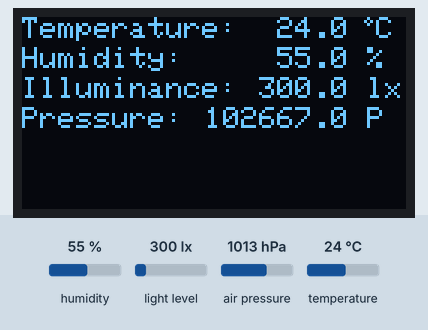
Simulated run of this sketch. Board: ESP8266 (NodeMCU). Shown: 128×64 one-colour display. Inputs (shaded band) come from the test bench; at power-on: humidity 55 %, light level 300 lx, air pressure 1013 hPa, temperature 24 °C. What the sketch prints to the serial monitor is not drawn.

Above: at 3.2 s.
3.3 s: humidity set to 22 %
At 8.5 s:
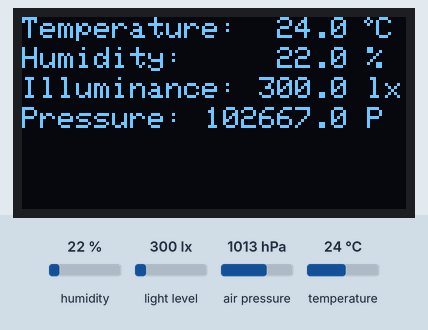
8.9 s: light level set to 40 lx
At 12.9 s:
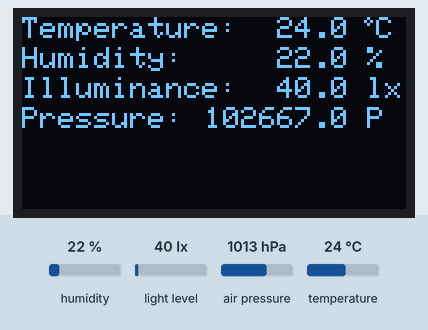
14.5 s: air pressure set to 952 hPa
At 18.6 s:
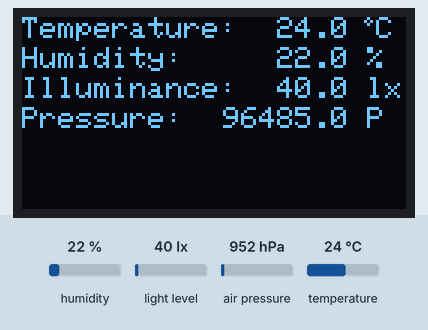
20.1 s: temperature set to 12 °C
At 23.0 s:
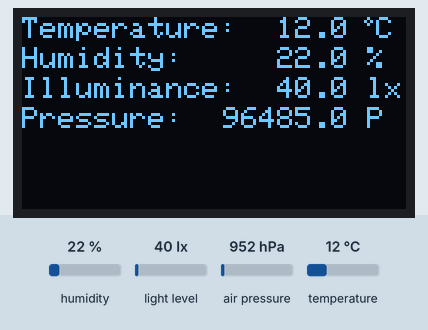
25.7 s: humidity set to 40 %
At 28.6 s:
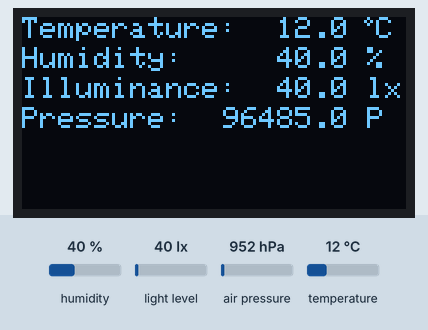
31.3 s: light level set to 500 lx
At 33.0 s:
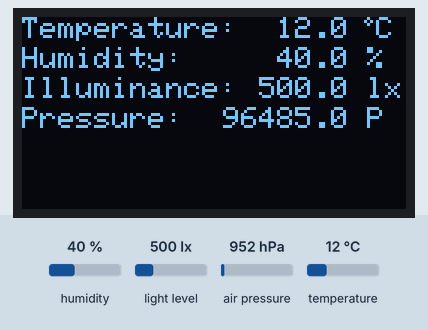
Timing chart, 0 to 34.5 s (numbered marks = the images above; inputs shaded):
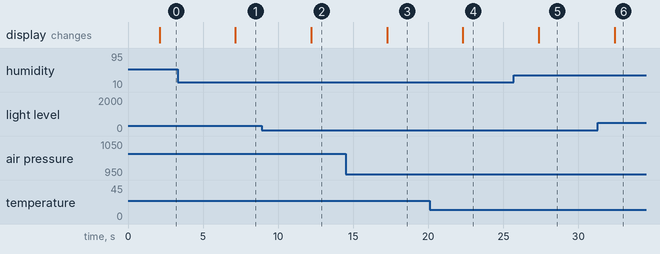

The sketch:

WSK-ThingSpeak.ino
```cpp
/*********
  Gabor Mate
  https://github.com/Mategm
*********/

#include <Wire.h>
#include <Adafruit_GFX.h>
#include <Adafruit_SSD1306.h>
#include <BH1750.h>
#include <DHT.h>
#include <Adafruit_BMP085.h>
#include <ESP8266WiFi.h>
#include <ThingSpeak.h>

BH1750 lightMeter;
Adafruit_BMP085 pressure;
double baseline; // For the pressure

#define ALTITUDE 113.0 // Altitude of Sarszentmiklos, Hungary, Central-Europe in meters

#define SCREEN_WIDTH 128 // OLED display width, in pixels
#define SCREEN_HEIGHT 64 // OLED display height, in pixels

// Declaration for an SSD1306 display connected to I2C (SDA, SCL pins) SDA = D2; SCL = D1
Adafruit_SSD1306 display(SCREEN_WIDTH, SCREEN_HEIGHT, &Wire, -1);

#define DHTPIN 14     // Digital pin connected to the DHT sensor as D5
#define DHTTYPE DHT11   // DHT 11
DHT dht(DHTPIN, DHTTYPE);

// WiFi
const char* ssid = "wifi_ssde";   // your network SSID (name)
const char* password = "wifi_password";   // your network password

WiFiClient  client;

unsigned long myChannelNumber = 1988823; //Thingspeak your channel number
const char * myWriteAPIKey = "VWQ1W41R7MWBG5MM"; // Thingspeak Your channel Write API key

// Timer variables
unsigned long lastTime = 0;
unsigned long timerDelay = 60000;

void setup(){
  Serial.begin(9600);
  if(!display.begin(SSD1306_SWITCHCAPVCC, 0x3C)) { // Its works for my 128x64 OLED 0,96" screen
    Serial.println(F("SSD1306 allocation failed"));
    for(;;);
  }
  display.clearDisplay();
  Wire.begin();
  dht.begin();
  WiFi.mode(WIFI_STA);
  ThingSpeak.begin(client);  // Initialize ThingSpeak

  lightMeter.begin();
  lightMeter.configure(BH1750::CONTINUOUS_HIGH_RES_MODE_2);

  display.setTextSize(1); //1-8; 1 is default, not needed
  display.setTextColor(WHITE); // Not relevant for one or two color OLED display but needed for the code
  display.setCursor(0,0); //0,0 to 120,57
  display.println("Weather Station by:");
  display.println("Mategm!");
  display.display();

  if (pressure.begin()){
    Serial.println("BMP180 init success");
    }
  else{
    Serial.println("BMP180 init fail\n\n");
    delay(5000);
    while(1); // Pause forever.
  }
  delay(2000);
  display.clearDisplay();
}
void loop() {
  char status;
  double T,P,p0,a;
  float h = dht.readHumidity();
  float t = dht.readTemperature(); // Read temperature as Fahrenheit (isFahrenheit = true; default C as false)
  while (t < 0 or t == 'nan') {
    delay(500);
  }
  float l = lightMeter.readLightLevel();

  // pressure
  p0 = pressure.readSealevelPressure(ALTITUDE);
/***
  status = pressure.startTemperature();
  delay(status);
  if (status != 0) {
    delay(status); // Wait for the measurement to complete:
    status = pressure.getTemperature(T);
    if (status != 0) {
      status = pressure.startPressure(3);
      if (status != 0) {
        delay(status);
        status = pressure.getPressure(P,T);
        if (status != 0) {
          p0 = pressure.sealevel(P,ALTITUDE); // we're at 113 meters (Sarszentmiklos, Hungary)
        }
      }
    }
  }
***/
   //Convert to string and cut de second decimal numbers
  String temp = String(t,1);
  String humi = String(h,1);
  String lux  = String(l,1);
  String pres = String(p0,1);


  // Calculate lux and pressure position according to its number length
  int pad0 = (humi.length() * 6) + 19;
  int pad1 = (lux.length() * 6) + 19;
  int pad2 = (pres.length() *6) + 19;

  // clear the display
  display.clearDisplay();

  // display temperature
  display.setTextSize(1);
  display.setCursor(0,0);
  display.print("Temperature: ");
  display.setCursor(85,0);
  display.print(temp);
  display.drawCircle(115, 1, 1, WHITE); // degree sign
  display.setCursor(118,0); // repositioning the Celsius display
  display.print("C");

  // display humidity
  display.setTextSize(1);
  display.setCursor(0, 10);
  display.print("Humidity:   ");
  display.setCursor((SCREEN_WIDTH - pad0),10);
  display.print(humi);
  display.print(" ");
  display.print("%");

  // display light data
  display.setTextSize(1);
  display.setCursor(0,20);
  display.print("Illuminance: ");
  display.setCursor((SCREEN_WIDTH - pad1),20);
  display.print(lux);
  display.print(" lx");

  // pressure
  display.setCursor(0,30);
  display.setTextSize(1);
  display.print("Pressure: ");
  display.setCursor((SCREEN_WIDTH - pad2),30);
  display.print(pres);
  display.print(" P");

  display.display();
  delay(5000); // display the values for 5 seconds before update

  // Thingspeak
  if ((millis() - lastTime) > timerDelay) {

    // Connect or reconnect to WiFi
    if(WiFi.status() != WL_CONNECTED){
      Serial.println("Connecting to WiFi");
      while(WiFi.status() != WL_CONNECTED){
        WiFi.begin(ssid, password);
        delay(5000);
      }
      Serial.println("Connected to WiFi.");
    }

    // set the fields with the values
    ThingSpeak.setField(1, temp);
    ThingSpeak.setField(2, humi);
    ThingSpeak.setField(3, lux);
    ThingSpeak.setField(4, pres);

    // Write to ThingSpeak. There are up to 8 fields in a channel, allowing you to store up to 8 different
    // pieces of information in a channel.  Here, we write to field 1.
    int x = ThingSpeak.writeFields(myChannelNumber, myWriteAPIKey);

    if(x == 200){
      Serial.println("Channel update successful.");
    }
    else{
      Serial.println("Problem updating channel. HTTP error code " + String(x));
    }
    lastTime = millis();
  }
}
```

Measured:
- after the input at 3.3 s, the display: changes after 3.9 s (image 1)
- after the input at 8.9 s, the display: changes after 3.3 s (image 2)
- after the input at 14.5 s, the display: changes after 2.8 s (image 3)
- after the input at 20.1 s, the display: changes after 2.2 s (image 4)
- after the input at 25.7 s, the display: changes after 1.7 s (image 5)
- after the input at 31.3 s, the display: changes after 1.1 s (image 6)
